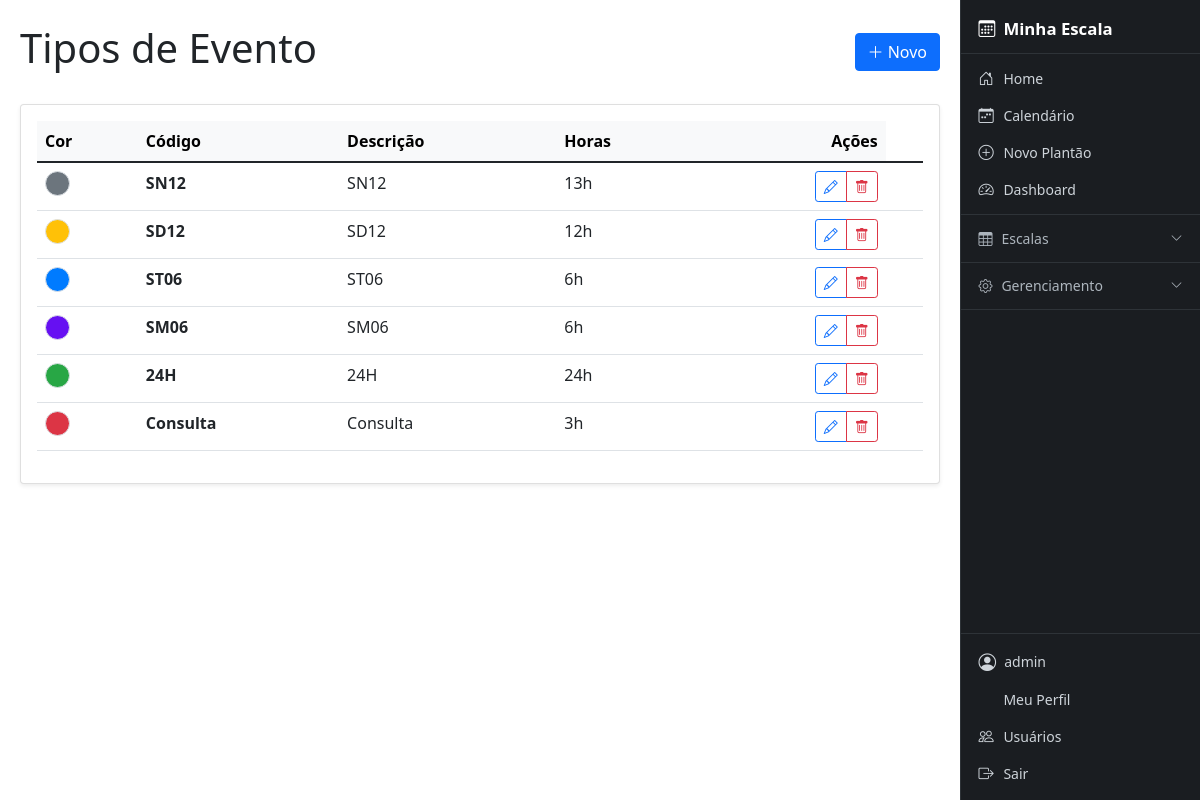
/tipos-evento/ (signed in), run on an earlier commit of the app's database.
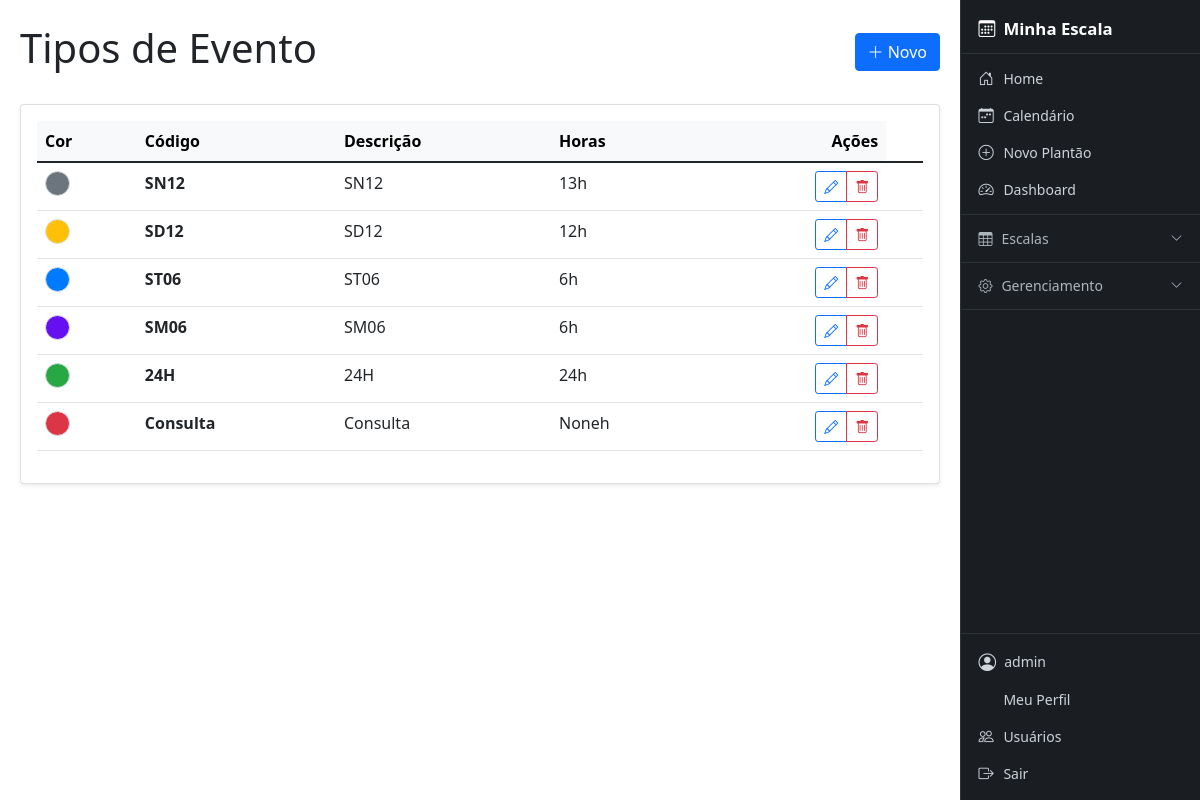
And on a later commit of the database.
### cal/models.py (models this page shows, shortened)
class TipoEvento(models.Model):
    CORES_CHOICES = [
        ('#007bff', 'Azul'),
        ('#6610f2', 'Roxo'),
        ('#6f42c1', 'Lilás'),
        ('#e83e8c', 'Rosa'),
        ('#dc3545', 'Vermelho'),
        ('#fd7e14', 'Laranja'),
        ('#ffc107', 'Amarelo'),
        ('#28a745', 'Verde'),
        ('#20c997', 'Turquesa'),
        ('#17a2b8', 'Ciano'),
        ('#6c757d', 'Cinza'),
        ('#343a40', 'Preto'),
    ]
    tipo_base = models.ForeignKey(Tipo, on_delete=models.CASCADE, related_name="eventos", verbose_name="Tipo Base", null=True, blank=True)
    codigo = models.CharField(max_length=10, verbose_name="Código")
    descricao = models.CharField(max_length=50, verbose_name="Descrição")
    horas = models.PositiveIntegerField(verbose_name="Carga Horária (Horas)", blank=True, null=True)
    cor = models.CharField(max_length=20, choices=CORES_CHOICES, default='#007bff', verbose_name="Cor")
    class Meta:
        verbose_name = "Tipo de Evento"
        verbose_name_plural = "Tipos de Evento"
        unique_together = ("codigo", "descricao")

### cal/views/geral_views.py (the view)
# urls.py: path('tipos-evento/', geral_views.TipoEventoListView.as_view(), name='tipoevento_list'),
class TipoEventoListView(AdminRequiredMixin, ListView):
    model = TipoEvento
    template_name = 'cal/tipo_evento_list.html'
    context_object_name = 'objetos'
    paginate_by = 20
    def get_queryset(self):
        return TipoEvento.objects.all()
    def get_context_data(self, **kwargs):
        context = super().get_context_data(**kwargs)
        context.update({
            'titulo': 'Tipos de Evento',
            'labels': ['Cor', 'Código', 'Descrição', 'Horas'],
            'create_url': 'cal:tipoevento_create',
            'update_url': 'cal:tipoevento_update',
            'delete_url': 'cal:tipoevento_delete'
        })
        return context

### cal/views/geral_views.py (called while the page is built)
    def test_func(self):
        return self.request.user.is_staff

### templates/cal/tipo_evento_list.html (shortened to what this page needs)
{% extends 'cal/crud_base_list.html' %}
{% block table_rows %}
<td>
    {% if obj.cor %}
    <div class="rounded-circle" style="width: 25px; height: 25px; background-color: {{ obj.cor }}; border: 1px solid #dee2e6;" title="{{ obj.cor }}"></div>
    {% else %}
    <div class="rounded-circle" style="width: 25px; height: 25px; background-color: #3b71ca; border: 1px solid #dee2e6;" title="Padrão"></div>
    {% endif %}
</td>
<td class="fw-bold">{{ obj.codigo }}</td>
<td>{{ obj.descricao|default:"-" }}</td>
<td>{{ obj.horas }}h</td>
<td class="text-end">
    <div class="btn-group">
        <a href="{% url 'cal:tipoevento_update' obj.pk %}" class="btn btn-sm btn-outline-primary" title="Editar">
            <i class="bi bi-pencil"></i>
        </a>
        <a href="{% url 'cal:tipoevento_delete' obj.pk %}" class="btn btn-sm btn-outline-danger" title="Excluir">
            <i class="bi bi-trash"></i>
        </a>
    </div>
</td>
{% endblock %}

### templates/cal/crud_base_list.html (shortened to what this page needs)
{% extends 'base.html' %}
{% block content %}
<div class="d-flex justify-content-between align-items-center mb-4">
    <h1>{{ titulo }}</h1>
    <a href="{% url create_url %}" class="btn btn-primary">
        <i class="bi bi-plus-lg"></i> Novo
    </a>
</div>
<div class="card shadow-sm">
    <div class="card-body">
        <div class="table-responsive">
            <table class="table table-hover">
                <thead class="table-light">
                    <tr>
                        {% for label in labels %}
                        <th>{{ label }}</th>
                        {% endfor %}
                        <th class="text-end">Ações</th>
                    </tr>
                </thead>
                <tbody>
                    {% for obj in objetos %}
                    <tr>
                        {% block table_rows %}{% endblock %}
                        <td class="text-end" style="white-space: nowrap;">
                        </td>
                    </tr>
                    {% empty %}
                    <tr>
                        <td colspan="{{ labels|length|add:1 }}" class="text-center text-muted py-4">
                            Nenhum registro encontrado.
                        </td>
                    </tr>
                    {% endfor %}
                </tbody>
            </table>
        </div>
    </div>
</div>
{% endblock %}

What changed in the data, as far as the page shows it:
changed TipoEvento "Consulta": horas "3" → "None"
